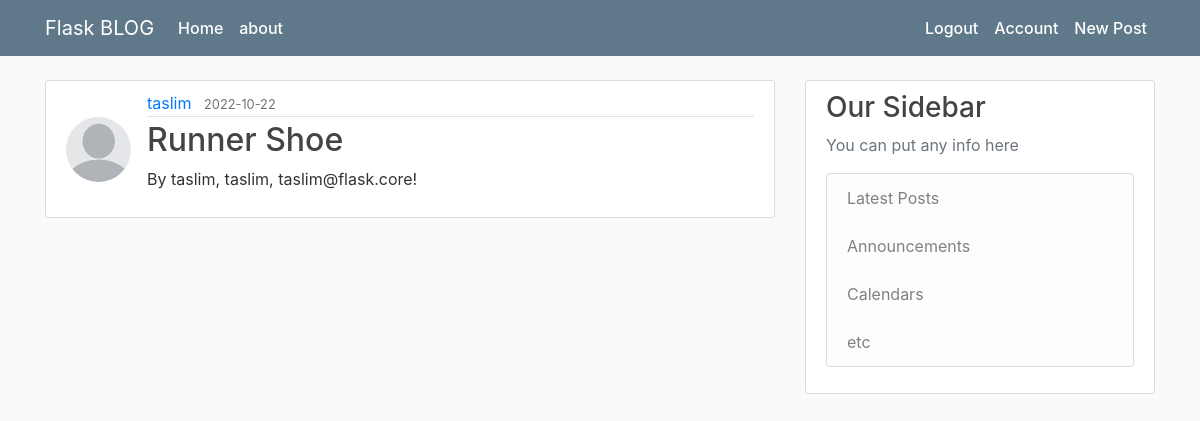
Screenshot of / (signed in) with the database file from the repository.
### flask_blog/models.py (models this page shows, shortened)
class Post(db.Model):
    id = db.Column(db.Integer, primary_key=True)
    title = db.Column(db.String(100), nullable=False)
    date_posted = db.Column(db.DateTime, nullable=False, default=datetime.utcnow)
    content = db.Column(db.Text, nullable=False)
    user_id = db.Column(db.Integer, db.ForeignKey('user.id'), nullable=False)

class User(db.Model, UserMixin):
    id = db.Column(db.Integer, primary_key=True)
    username = db.Column(db.String(20), unique=True, nullable=False)
    email = db.Column(db.String(120), unique=True, nullable=False)
    image_file = db.Column(db.String(120), nullable=False, default='default.jpg')
    password = db.Column(db.String(60), nullable=False)
    posts = db.relationship('Post', backref='author', lazy=True)

### flask_blog/routes.py (the view)
@app.route("/home")
@app.route("/")
def home():
    posts = Post.query.all()
    return render_template('home.html', posts=posts)

### flask_blog/models.py (called while the page is built)
@login_manager.user_loader
def load_user(user_id):
    return User.query.get(int(user_id))

### flask_blog/templates/home.html (shortened to what this page needs)
{% extends 'base.html' %}
{% block content %}
    {% for post in posts %}
        <article class="media content-section">
            <img src="{{ url_for('static', filename='profile_pics/' + post.author.image_file) }}" alt="" class="rounded-circle article-img">
            <div class="media-body">
                <div class="article-metadata">
                    <a href="" class="mr-2">{{ post.author.username }}</a>
                    <small class="text-muted">{{ post.date_posted.strftime('%Y-%m-%d') }}</small>
                </div>
                <h2><a href="{{ url_for('post', post_id=post.id) }}" class="article-title">{{ post.title }}</a></h2>
                <p class="article-content">{{ post.content }}</p>
            </div>
        </article>
    {% endfor %}
{% endblock %}

### flask_blog/static/main.css (style rules this page uses)
body { background: #fafafa; color: #333; margin-top: 5rem; }
h1, h2, h3, h4, h5, h6 { color: #444; }
.content-section { background: #fff; padding: 10px 20px; border: 1px solid #ddd; border-radius: 3px; margin-bottom: 20px; }
.article-title { color: #444; }
.article-content { white-space: pre-line; }
.article-img { height: 65px; width: 65px; margin-right: 16px; }
.article-metadata { padding-bottom: 1px; margin-bottom: 4px; border-bottom: 1px solid #e3e3e3; }
.media { display: flex; align-items: center; }

### rows the page displays
Post: image_file (placeholder picture), author.username "taslim", date_posted "2022-10-22", title "Runner Shoe", content "By taslim, taslim, taslim@flask.core!"
